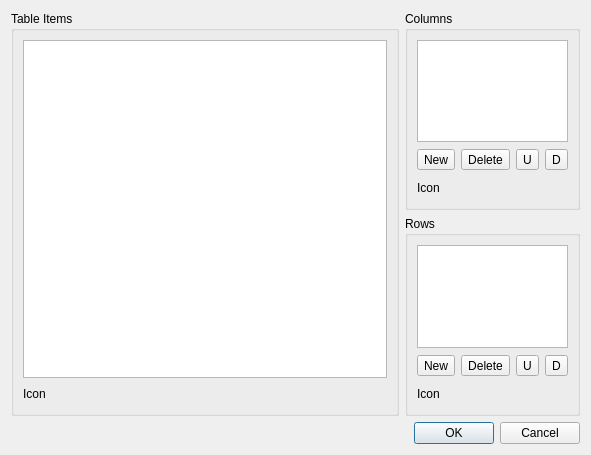
<ui version="4.0" >
 <comment>*********************************************************************
**
** Copyright (C) 1992-2008 Trolltech ASA. All rights reserved.
**
** This file is part of the Qt Designer of the Qt Toolkit.
**
** This file may be used under the terms of the GNU General Public
** License versions 2.0 or 3.0 as published by the Free Software
** Foundation and appearing in the files LICENSE.GPL2 and LICENSE.GPL3
** included in the packaging of this file.  Alternatively you may (at
** your option) use any later version of the GNU General Public
** License if such license has been publicly approved by Trolltech ASA
** (or its successors, if any) and the KDE Free Qt Foundation. In
** addition, as a special exception, Trolltech gives you certain
** additional rights. These rights are described in the Trolltech GPL
** Exception version 1.2, which can be found at
** http://www.trolltech.com/products/qt/gplexception/ and in the file
** GPL_EXCEPTION.txt in this package.
**
** Please review the following information to ensure GNU General
** Public Licensing requirements will be met:
** http://trolltech.com/products/qt/licenses/licensing/opensource/. If
** you are unsure which license is appropriate for your use, please
** review the following information:
** http://trolltech.com/products/qt/licenses/licensing/licensingoverview
** or contact the sales department at sales@trolltech.com.
**
** In addition, as a special exception, Trolltech, as the sole
** copyright holder for Qt Designer, grants users of the Qt/Eclipse
** Integration plug-in the right for the Qt/Eclipse Integration to
** link to functionality provided by Qt Designer and its related
** libraries.
**
** This file is provided "AS IS" with NO WARRANTY OF ANY KIND,
** INCLUDING THE WARRANTIES OF DESIGN, MERCHANTABILITY AND FITNESS FOR
** A PARTICULAR PURPOSE. Trolltech reserves all rights not expressly
** granted herein.
**
** This file is provided AS IS with NO WARRANTY OF ANY KIND, INCLUDING THE
** WARRANTY OF DESIGN, MERCHANTABILITY AND FITNESS FOR A PARTICULAR PURPOSE.
**
*********************************************************************</comment>
 <class>qdesigner_internal::TableWidgetEditor</class>
 <widget class="QDialog" name="qdesigner_internal::TableWidgetEditor" >
  <property name="geometry" >
   <rect>
    <x>0</x>
    <y>0</y>
    <width>591</width>
    <height>455</height>
   </rect>
  </property>
  <property name="windowTitle" >
   <string>Edit Table Widget</string>
  </property>
  <layout class="QGridLayout" name="gridLayout_4" >
   <item row="0" column="0" >
    <widget class="QGroupBox" name="itemsBox" >
     <property name="title" >
      <string>Table Items</string>
     </property>
     <layout class="QGridLayout" name="gridLayout" >
      <item row="0" column="0" >
       <widget class="QTableWidget" name="tableWidget" >
        <property name="toolTip" >
         <string>Table Items</string>
        </property>
       </widget>
      </item>
      <item row="1" column="0" >
       <layout class="QHBoxLayout" name="horizontalLayout_5" >
        <item>
         <widget class="QLabel" name="label_3" >
          <property name="text" >
           <string>Icon</string>
          </property>
         </widget>
        </item>
        <item>
         <widget class="qdesigner_internal::IconSelector" native="1" name="itemIconSelector" />
        </item>
        <item>
         <spacer name="horizontalSpacer" >
          <property name="orientation" >
           <enum>Qt::Horizontal</enum>
          </property>
          <property name="sizeHint" stdset="0" >
           <size>
            <width>40</width>
            <height>20</height>
           </size>
          </property>
         </spacer>
        </item>
       </layout>
      </item>
     </layout>
    </widget>
   </item>
   <item row="1" column="0" colspan="2" >
    <widget class="QDialogButtonBox" name="buttonBox" >
     <property name="orientation" >
      <enum>Qt::Horizontal</enum>
     </property>
     <property name="standardButtons" >
      <set>QDialogButtonBox::Cancel|QDialogButtonBox::Ok</set>
     </property>
    </widget>
   </item>
   <item row="0" column="1" >
    <widget class="QWidget" native="1" name="widget" >
     <property name="sizePolicy" >
      <sizepolicy vsizetype="Preferred" hsizetype="Fixed" >
       <horstretch>0</horstretch>
       <verstretch>0</verstretch>
      </sizepolicy>
     </property>
     <layout class="QVBoxLayout" name="verticalLayout" >
      <property name="margin" >
       <number>0</number>
      </property>
      <item>
       <widget class="QGroupBox" name="columnsBox" >
        <property name="title" >
         <string>Columns</string>
        </property>
        <layout class="QGridLayout" name="gridLayout_2" >
         <item row="0" column="0" >
          <widget class="QListWidget" name="columnsListWidget" >
           <property name="sizePolicy" >
            <sizepolicy vsizetype="Expanding" hsizetype="Ignored" >
             <horstretch>0</horstretch>
             <verstretch>0</verstretch>
            </sizepolicy>
           </property>
           <property name="focusPolicy" >
            <enum>Qt::TabFocus</enum>
           </property>
           <property name="toolTip" >
            <string>Table Columns</string>
           </property>
          </widget>
         </item>
         <item row="1" column="0" >
          <layout class="QHBoxLayout" name="horizontalLayout_3" >
           <item>
            <widget class="QToolButton" name="newColumnButton" >
             <property name="toolTip" >
              <string>New Column</string>
             </property>
             <property name="text" >
              <string>New</string>
             </property>
            </widget>
           </item>
           <item>
            <widget class="QToolButton" name="deleteColumnButton" >
             <property name="toolTip" >
              <string>Delete Column</string>
             </property>
             <property name="text" >
              <string>Delete</string>
             </property>
            </widget>
           </item>
           <item>
            <spacer>
             <property name="orientation" >
              <enum>Qt::Horizontal</enum>
             </property>
             <property name="sizeHint" stdset="0" >
              <size>
               <width>0</width>
               <height>23</height>
              </size>
             </property>
            </spacer>
           </item>
           <item>
            <widget class="QToolButton" name="moveColumnUpButton" >
             <property name="toolTip" >
              <string>Move Column Up</string>
             </property>
             <property name="text" >
              <string>U</string>
             </property>
            </widget>
           </item>
           <item>
            <widget class="QToolButton" name="moveColumnDownButton" >
             <property name="toolTip" >
              <string>Move Column Down</string>
             </property>
             <property name="text" >
              <string>D</string>
             </property>
            </widget>
           </item>
          </layout>
         </item>
         <item row="2" column="0" >
          <layout class="QHBoxLayout" name="horizontalLayout_2" >
           <item>
            <widget class="QLabel" name="label" >
             <property name="text" >
              <string>Icon</string>
             </property>
            </widget>
           </item>
           <item>
            <widget class="qdesigner_internal::IconSelector" native="1" name="columnIconSelector" />
           </item>
           <item>
            <spacer>
             <property name="orientation" >
              <enum>Qt::Horizontal</enum>
             </property>
             <property name="sizeHint" stdset="0" >
              <size>
               <width>0</width>
               <height>21</height>
              </size>
             </property>
            </spacer>
           </item>
          </layout>
         </item>
        </layout>
       </widget>
      </item>
      <item>
       <widget class="QGroupBox" name="rowsBox" >
        <property name="title" >
         <string>Rows</string>
        </property>
        <layout class="QGridLayout" name="gridLayout_3" >
         <item row="0" column="0" >
          <widget class="QListWidget" name="rowsListWidget" >
           <property name="sizePolicy" >
            <sizepolicy vsizetype="Expanding" hsizetype="Ignored" >
             <horstretch>0</horstretch>
             <verstretch>0</verstretch>
            </sizepolicy>
           </property>
           <property name="focusPolicy" >
            <enum>Qt::TabFocus</enum>
           </property>
           <property name="toolTip" >
            <string>Table Rows</string>
           </property>
          </widget>
         </item>
         <item row="1" column="0" >
          <layout class="QHBoxLayout" name="horizontalLayout_4" >
           <item>
            <widget class="QToolButton" name="newRowButton" >
             <property name="toolTip" >
              <string>New Row</string>
             </property>
             <property name="text" >
              <string>New</string>
             </property>
            </widget>
           </item>
           <item>
            <widget class="QToolButton" name="deleteRowButton" >
             <property name="toolTip" >
              <string>Delete Row</string>
             </property>
             <property name="text" >
              <string>Delete</string>
             </property>
            </widget>
           </item>
           <item>
            <spacer>
             <property name="orientation" >
              <enum>Qt::Horizontal</enum>
             </property>
             <property name="sizeHint" stdset="0" >
              <size>
               <width>0</width>
               <height>23</height>
              </size>
             </property>
            </spacer>
           </item>
           <item>
            <widget class="QToolButton" name="moveRowUpButton" >
             <property name="toolTip" >
              <string>Move Row Up</string>
             </property>
             <property name="text" >
              <string>U</string>
             </property>
            </widget>
           </item>
           <item>
            <widget class="QToolButton" name="moveRowDownButton" >
             <property name="toolTip" >
              <string>Move Row Down</string>
             </property>
             <property name="text" >
              <string>D</string>
             </property>
            </widget>
           </item>
          </layout>
         </item>
         <item row="2" column="0" >
          <layout class="QHBoxLayout" name="horizontalLayout" >
           <item>
            <widget class="QLabel" name="label_2" >
             <property name="text" >
              <string>Icon</string>
             </property>
            </widget>
           </item>
           <item>
            <widget class="qdesigner_internal::IconSelector" native="1" name="rowIconSelector" />
           </item>
           <item>
            <spacer>
             <property name="orientation" >
              <enum>Qt::Horizontal</enum>
             </property>
             <property name="sizeHint" stdset="0" >
              <size>
               <width>0</width>
               <height>21</height>
              </size>
             </property>
            </spacer>
           </item>
          </layout>
         </item>
        </layout>
       </widget>
      </item>
     </layout>
    </widget>
   </item>
  </layout>
  <zorder>itemsBox</zorder>
  <zorder>buttonBox</zorder>
  <zorder>widget</zorder>
 </widget>
 <customwidgets>
  <customwidget>
   <class>qdesigner_internal::IconSelector</class>
   <extends>QWidget</extends>
   <header>iconselector_p.h</header>
   <container>1</container>
  </customwidget>
 </customwidgets>
 <tabstops>
  <tabstop>tableWidget</tabstop>
  <tabstop>columnsListWidget</tabstop>
  <tabstop>newColumnButton</tabstop>
  <tabstop>deleteColumnButton</tabstop>
  <tabstop>moveColumnUpButton</tabstop>
  <tabstop>moveColumnDownButton</tabstop>
  <tabstop>rowsListWidget</tabstop>
  <tabstop>newRowButton</tabstop>
  <tabstop>deleteRowButton</tabstop>
  <tabstop>moveRowUpButton</tabstop>
  <tabstop>moveRowDownButton</tabstop>
 </tabstops>
 <resources/>
 <connections>
  <connection>
   <sender>buttonBox</sender>
   <signal>accepted()</signal>
   <receiver>qdesigner_internal::TableWidgetEditor</receiver>
   <slot>accept()</slot>
   <hints>
    <hint type="sourcelabel" >
     <x>431</x>
     <y>351</y>
    </hint>
    <hint type="destinationlabel" >
     <x>373</x>
     <y>362</y>
    </hint>
   </hints>
  </connection>
  <connection>
   <sender>buttonBox</sender>
   <signal>rejected()</signal>
   <receiver>qdesigner_internal::TableWidgetEditor</receiver>
   <slot>reject()</slot>
   <hints>
    <hint type="sourcelabel" >
     <x>547</x>
     <y>354</y>
    </hint>
    <hint type="destinationlabel" >
     <x>562</x>
     <y>362</y>
    </hint>
   </hints>
  </connection>
 </connections>
</ui>
